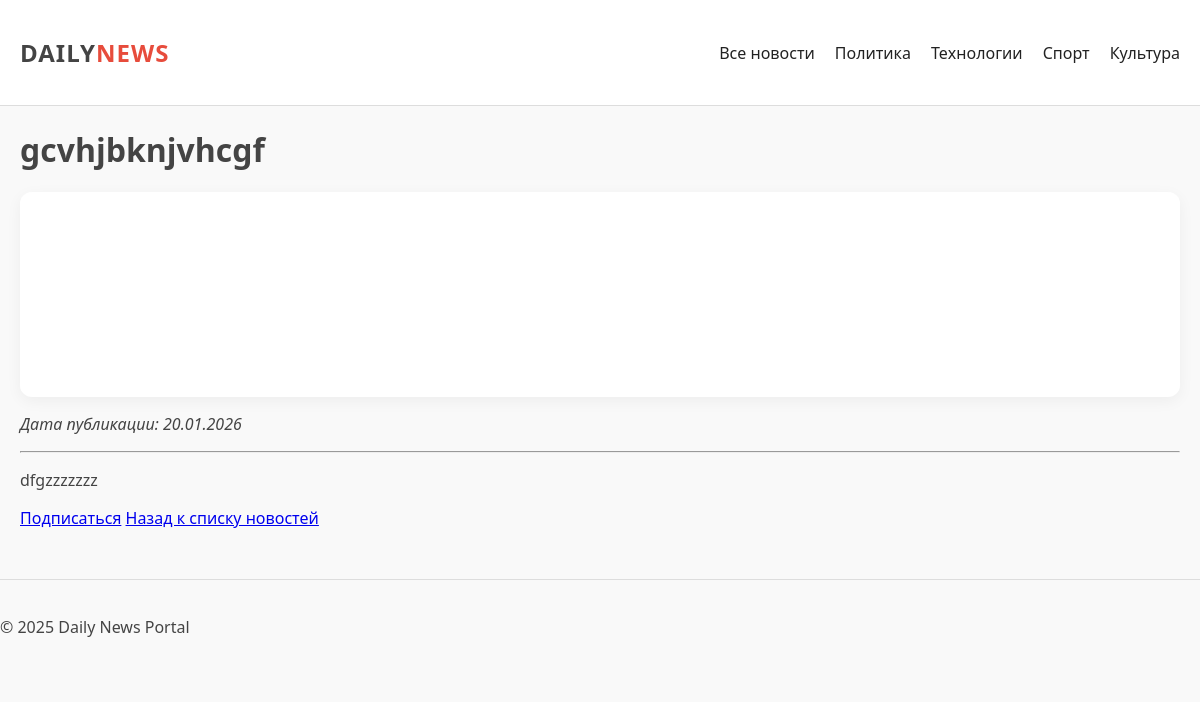
Page /news/5/ on the committed database.
### news/models.py (models this page shows, shortened)
class Tovar(models.Model):
    title = models.TextField(max_length=255)
    text = models.TextField()
    category = models.ForeignKey('Category', on_delete=models.CASCADE)
    data = models.DateTimeField(auto_now_add=True)
    image = models.ImageField(upload_to='img_news/', blank=True, verbose_name="Изображение")
    author = models.TextField(max_length=30)

### news/views.py (the view)
# urls.py: path('news/<int:pk>/', TovarDetailView.as_view(), name='news_detail'),
class TovarDetailView(DetailView):
    model = Tovar
    template_name = 'news_detail.html'
    context_object_name = 'article'

### news/templatetags/news_filters.py (called while the page is built)
@register.filter(name='censor')
def censor(value):
    if not isinstance(value, str):
        return value
    text = value
    for word in BAD_WORDS:
        pattern = re.compile(re.escape(word), re.IGNORECASE)
        def replace_with_stars(match):
            w = match.group(0)
            return w[0] + '*' * (len(w) - 1)
        text = pattern.sub(replace_with_stars, text)
    return text

### templates/news_detail.html (shortened to what this page needs)
{% extends 'default.html' %}
{% load news_filters %}
{% block content %}
    <body>
        <h1>{{ article.title|censor}}</h1>
        <article class="card">
            {% if article.image %}
                <img src="{{ article.image.url }}" alt="{{ article.title }}">
            {% endif %}
        </article>
        <p><i>Дата публикации: {{ article.data|date:"d.m.Y" }}</i></p>
        <hr>
        <div class="content">
            {{ article.text|censor|linebreaks }}
        </div>
        {% if user in article.category.subscribers.all %}
            <a href="{% url 'news:unsubscribe' article.category.id %}" class="btn btn-secondary">Отписаться</a>
        {% else %}
            <a href="{% url 'news:subscribe' article.category.id %}" class="btn btn-primary">Подписаться</a>
        {% endif %}
        <a href="/news/">Назад к списку новостей</a>
    </body>
{% endblock %}

### static/style.css (style rules this page uses)
:root { --primary: #222; --accent: #e74c3c; --text: #444; --bg: #f9f9f9; }
body { font-family: 'Segoe UI', sans-serif; background-color: var(--bg); margin: 0; color: var(--text); }
.card { background: #fff; border-radius: 12px; overflow: hidden; box-shadow: 0 4px 15px rgba(0,0,0,0.05); transition: 0.3s; }
.card img { width: 100%; height: 200px; object-fit: cover; }

### rows in the picture
Tovar: title|censor "gcvhjbknjvhcgf", image (picture), data "20.01.2026", text|censor "dfgzzzzzzz"
